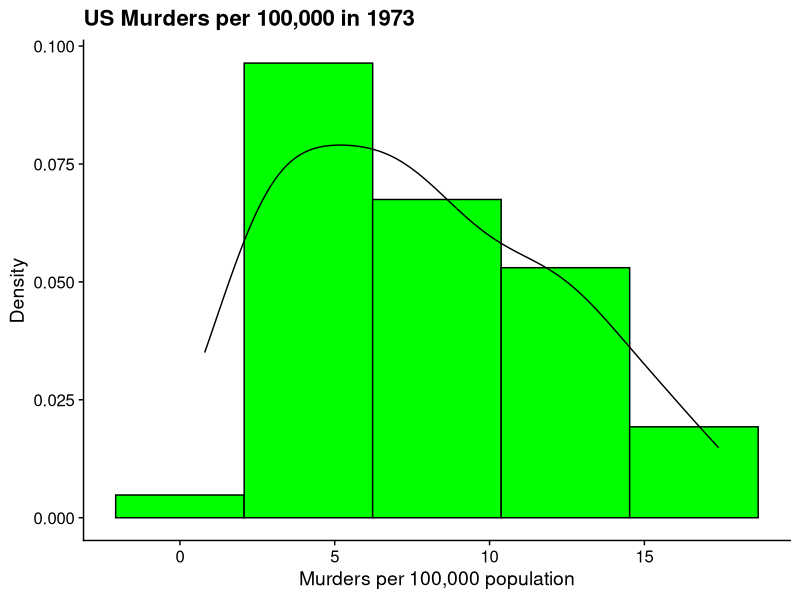
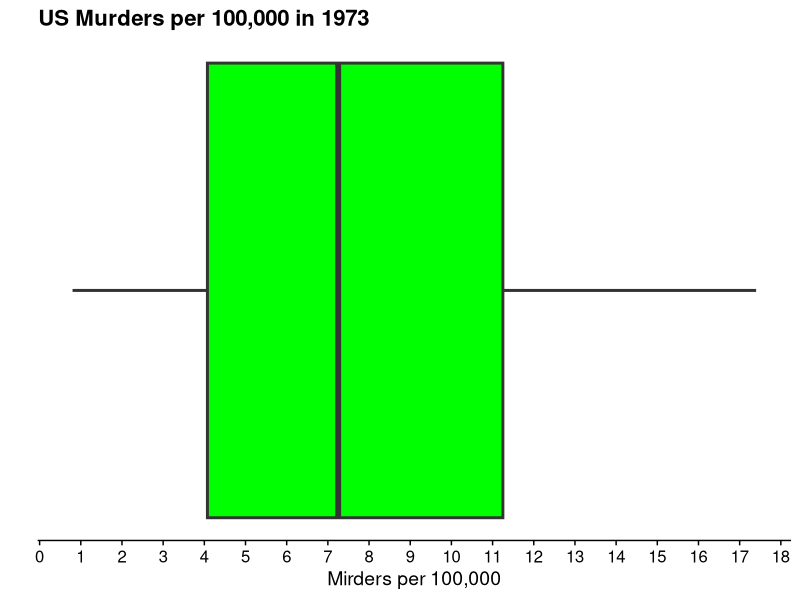

R code for these plots, in order:
# R_quartile_computations

################################################################################
# This script shows how to use the R quantile function to computer the quartiles
# of a distribution.  We will use the data set USArrests which is p[rovided by
#  R.
#
# This data set contains statistics, in arrests per 100,000 residents for 
# assault, murder, and rape in each of the 50 US states in 1973. Also given is 
# the percent of the population living in urban areas.
################################################################################

data( USArrests )                      # Load data sets.
head( USArrests )                   # Display first 10 rows of  the data.

################################################################################
# We are asked to compute the quantile values for Q1, Q2, Q3, and Q4. In the
# below I will list the corresponding precentile and quantil for each quartile
# listed ab0ve.  I will   We will use US Arrests for murders for our data.
# 
# Quartile   Percentile   quantile

# Q1                25%       0.25
# Q2                50%       0.50
# Q3                75%       0.75
# Q4               100%       1.00


################################################################################
# We can also do the same operatrion by using a vector of the frqactions.
################################################################################

quantile(USArrests$Murder)

################################################################################
# Complementing the  quartile computations with graphs.  We will draw a
# density histogram and a boxplot.  I prefer to use the cowplot them for my
# plots.  You will need to install this package if you do not use it.
################################################################################

require(tidyverse)                      # I live in the tidyverse.
require(cowplot)                        # For professional plots.

ggplot( USArrests,
        aes( x = Murder, y = ..density.. )) +
    geom_histogram( bins = 5,
                    fill = "green",
                    color="black") +
    geom_density() +
    xlab( "Murders per 100,000 population") +
    ylab( "Density" ) +
    ggtitle( "US Murders per 100,000 in 1973") +
    theme_cowplot()


x_breaks <- 
    seq( from = 0, by = 1, to = 20 )

ggplot( USArrests,
        aes(x = Murder, y = NULL )) +
    geom_boxplot( fill = "green", size = 1) +
    xlab( "Mirders per 100,000")  +
    ylab( "" ) +
    scale_x_continuous( breaks = x_breaks,
                        labels = x_breaks ) +
    ggtitle( "US Murders per 100,000 in 1973") +
    theme_cowplot() +
    theme( axis.line.y = element_blank(),
           axis.text.y = element_blank(),
           axis.ticks.y = element_blank())


